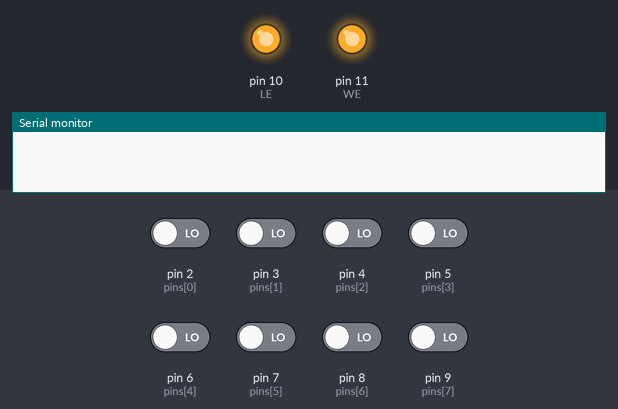
A sketch run on a simulated Arduino Uno, built with avr-gcc and run on an emulated ATmega328P. On the bench: output pins drawn as LEDs (lit = HIGH), the last lines printed to the serial monitor. Inputs (shaded band) come from the test bench; at power-on: pin 2 (pins[0]), pin 3 (pins[1]), pin 4 (pins[2]), pin 5 (pins[3]), pin 6 (pins[4]), pin 7 (pins[5]), pin 8 (pins[6]), pin 9 (pins[7]) LOW. Pins used as bus, display or sensor lines are not drawn.

Above: at 0.1 s.
At 1.1 s:
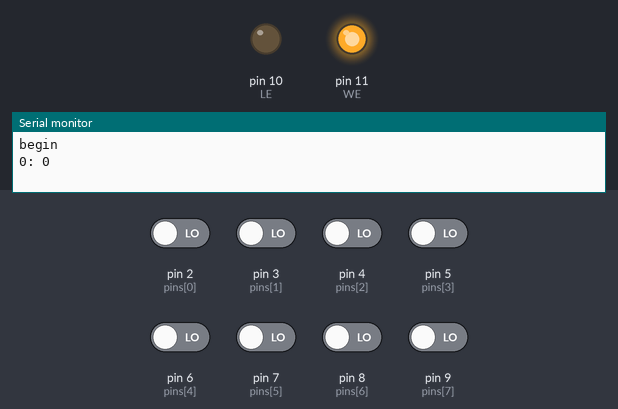
Timing chart, 0 to 2.6 s (numbered marks = the images above):
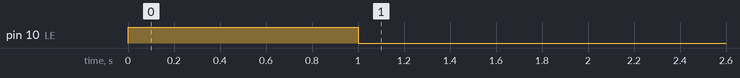

The sketch:

EEPROM.ino
```cpp
int pins[8] = {2, 3, 4, 5, 6, 7, 8, 9};
int LE = 10; int WE = 11; int OE = 12; int CE = 13;
int i = 0;

void changeInOut(int state) {
  for (i = 0; i < 8; ++i) {
    pinMode(pins[i], state);
  }
}

void latch_add(unsigned char add) {
  digitalWrite(LE, HIGH);
  changeInOut(OUTPUT);
  for (i = 0; i < 8; ++i) {
    digitalWrite(pins[i], add & (1 << i));
  }
  delayMicroseconds(100);
  digitalWrite(LE, LOW);
}

unsigned char read_eeprom(void) {
  unsigned char data = 0;
  changeInOut(INPUT);
  delayMicroseconds(200);
  digitalWrite(OE, HIGH);
  digitalWrite(CE, LOW);
  delayMicroseconds(50);
  digitalWrite(WE, HIGH);
  delayMicroseconds(200);
  digitalWrite(OE, LOW);
  delayMicroseconds(100);
  for (i = 0; i < 8; ++i) {
    //data = data * 2 + digitalRead(pins[i]);
    data |= ((digitalRead(pins[i])) << i);
    // Serial.println(digitalRead(pins[i]));
  }
  digitalWrite(OE, HIGH);
  digitalWrite(CE, HIGH);
  return data;
}

void write_eeprom(unsigned char d) {
  digitalWrite(OE, LOW); digitalWrite(CE, HIGH); digitalWrite(WE, HIGH);
  delayMicroseconds(100);
  digitalWrite(OE, HIGH);
  changeInOut(OUTPUT);
  for (i = 0; i < 8; ++i) {
    digitalWrite(pins[i], d & (1 << i));
  }
  digitalWrite(WE, LOW);
  delayMicroseconds(50);
  digitalWrite(CE, LOW);
  delayMicroseconds(200);
  digitalWrite(WE, HIGH);
  digitalWrite(OE, LOW);
  digitalWrite(CE, HIGH);
}

void setup() {
  const unsigned char data[] = {0xB2, 0x90, 0x11, 0x06, 0x80, 0xFA, 0x78, 0xFF, 0x79, 0xFF, 0xD9, 0xFE, 0xD8, 0xFA, 0x22};
  Serial.begin(9600);
  pinMode(WE, OUTPUT);
  pinMode(OE, OUTPUT);
  pinMode(LE, OUTPUT);
  pinMode(CE, OUTPUT);
  digitalWrite(CE, HIGH); digitalWrite(WE, HIGH); digitalWrite(OE, LOW);
  digitalWrite(LE, HIGH); // digitalWrite(WE, HIGH); digitalWrite(OE, HIGH);
  unsigned char j = 0; unsigned char mydata = 0;
  delay(1000);
  Serial.println("begin");
  for (int j = 0; j < 1; j++) {
    latch_add(j); delayMicroseconds(200);
    //write_eeprom(data[j]);delayMicroseconds(200);Serial.println(j); //Serial.println(data[j], HEX);
    Serial.print(j); Serial.print(": "); mydata = read_eeprom(); Serial.println(mydata, HEX);

    delay(20);
  }
}

void loop() {
  // put your main code here, to run repeatedly:

}
```
